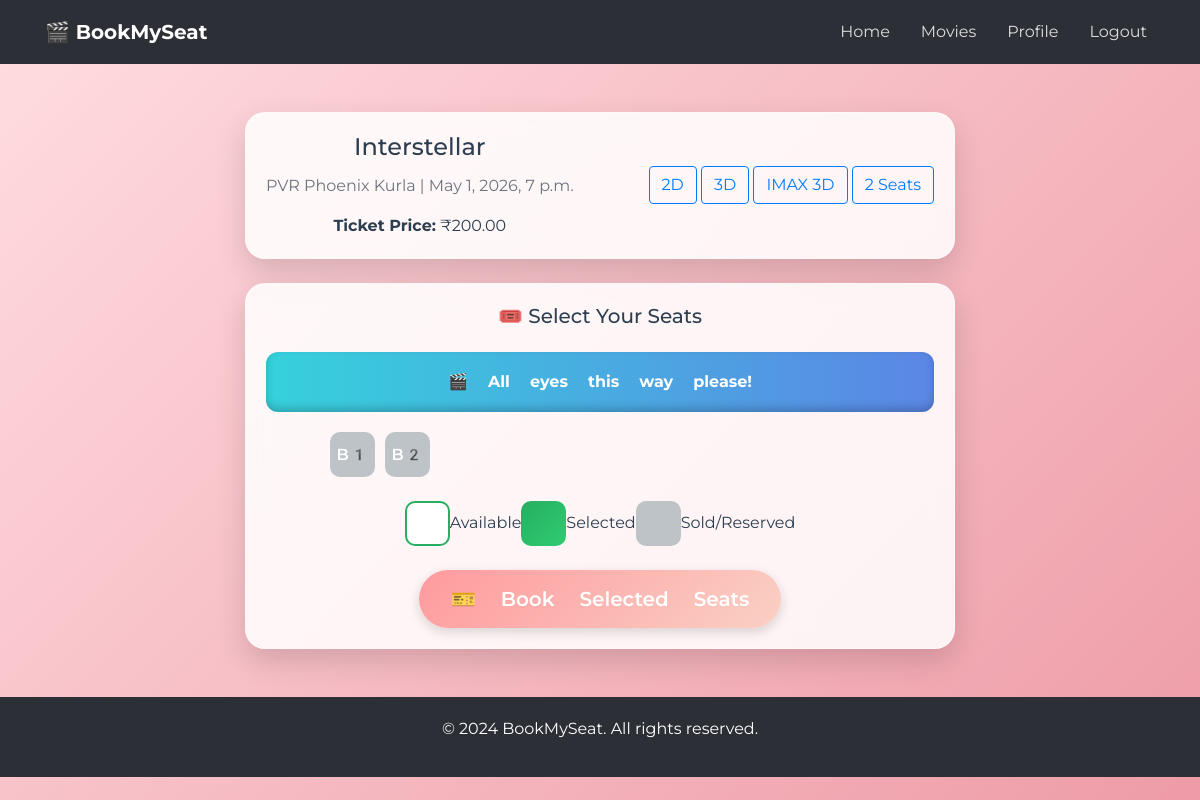
The page /movies/theater/1/seats/book/ (signed in) on the database as committed earlier.
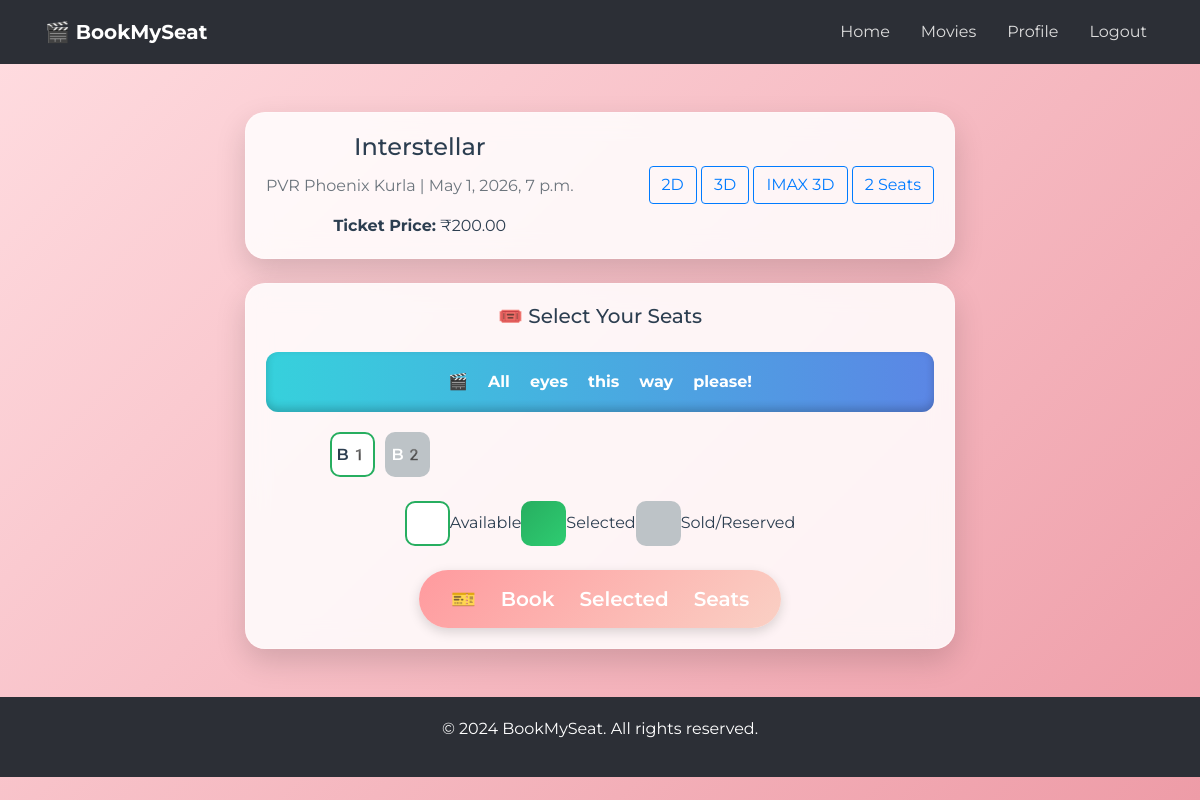
The same page on the database as committed later.
### movies/models.py (models this page shows, shortened)
class Theater(models.Model):
    name = models.CharField(max_length=255)
    movie = models.ForeignKey(Movie, on_delete=models.CASCADE, related_name='theaters')
    time = models.DateTimeField()
    ticket_price = models.DecimalField(max_digits=6, decimal_places=2, default=200.00)

class Movie(models.Model):
    name = models.CharField(max_length=255)
    genre = models.CharField(max_length=100, default="Unknown")
    language = models.CharField(max_length=100, default="Unknown")
    trailer_url = models.URLField(blank=True, null=True)
    image = models.ImageField(upload_to="movies/")
    rating = models.DecimalField(max_digits=3, decimal_places=1)
    cast = models.TextField()
    description = models.TextField(blank=True, null=True)

class Seat(models.Model):
    theater = models.ForeignKey(Theater, on_delete=models.CASCADE, related_name='seats')
    seat_number = models.CharField(max_length=10)
    is_booked = models.BooleanField(default=False)
    reserved_until = models.DateTimeField(null=True, blank=True)  # ✅ NEW
    def is_reserved(self):
        return self.reserved_until and self.reserved_until > timezone.now()

### movies/views.py (the view, shortened to what this page needs)
# urls.py: path('theater/<int:theater_id>/seats/book/', views.book_seats, name='book_seats'),
@login_required(login_url='/login/')
def book_seats(request, theater_id):
    theater = get_object_or_404(Theater, id=theater_id)
    seats = Seat.objects.filter(theater=theater)
    return render(request, 'movies/seat_selection.html', {
        'theater': theater,
        'seats': seats
    })

### bookmyseat/bookmyseat/templates/movies/seat_selection.html (shortened to what this page needs)
{% extends "users/basic.html" %}
{% block content %}
<div class="container mt-5">
  <div class="row">
    <div class="col-lg-8 mx-auto">
      <div class="card premium-card mb-4">
        <div class="card-body">
          <div class="d-flex justify-content-between align-items-center flex-wrap">
            <div>
              <h4 class="card-title fw-bold">{{ theater.movie.name }}</h4>
              <p class="card-text text-muted">
                {{ theater.name }} | {{ theater.time }}
              </p>
              <p class="card-text"><strong>Ticket Price:</strong> ₹{{ theater.ticket_price }}</p>
            </div>
            <div class="mt-2 mt-sm-0">
              <button class="btn btn-outline-primary me-2 mb-2 mb-sm-0 rounded-pill">2D</button>
              <button class="btn btn-outline-primary me-2 mb-2 mb-sm-0 rounded-pill">3D</button>
              <button class="btn btn-outline-primary mb-2 mb-sm-0 rounded-pill">IMAX 3D</button>
              <button class="btn btn-outline-primary mb-2 mb-sm-0 rounded-pill">
                {{ seats|length }} Seats
              </button>
            </div>
          </div>
        </div>
      </div>
      <div class="card premium-card">
        <div class="card-body">
          <h5 class="card-title text-center mb-4 fw-bold">🎟️ Select Your Seats</h5>
          <div class="screen">🎬 All eyes this way please!</div>
          <form method="POST">
            <div class="seat-grid mb-4">
              {% for seat in seats %}
              <div class="seat {% if seat.is_booked or seat.is_reserved %}sold{% endif %}" data-seat-id="{{ seat.id }}">
                {% if not seat.is_booked and not seat.is_reserved %}
                  <label for="seat-{{ seat.id }}" class="w-100 h-100 d-flex align-items-center justify-content-center">
                    {{ seat.seat_number }}
                  </label>
                {% else %}
                  {{ seat.seat_number }}
                {% endif %}
              </div>
              {% endfor %}
            </div>
            <div class="d-flex justify-content-center mb-4">
              <div class="d-flex align-items-center me-4">
                <div class="seat"></div>
                <span class="ms-2">Available</span>
              </div>
              <div class="d-flex align-items-center me-4">
                <div class="seat selected"></div>
                <span class="ms-2">Selected</span>
              </div>
              <div class="d-flex align-items-center">
                <div class="seat sold"></div>
                <span class="ms-2">Sold/Reserved</span>
              </div>
            </div>
            <div class="text-center">
              <button type="submit" class="btn btn-gradient btn-lg btn-premium">
                🎫 Book Selected Seats
              </button>
            </div>
          </form>
        </div>
      </div>
    </div>
  </div>
</div>
<link rel="stylesheet" href="https://cdnjs.cloudflare.com/ajax/libs/font-awesome/6.0.0-beta3/css/all.min.css">
{% endblock %}

### bookmyseat/bookmyseat/templates/users/basic.html (shortened to what this page needs)
<!DOCTYPE html>
<html lang="en">
  <head>
    <link
      rel="stylesheet"
      href="https://maxcdn.bootstrapcdn.com/bootstrap/4.0.0/css/bootstrap.min.css"
    />
    <link
      href="https://cdn.jsdelivr.net/npm/bootstrap-icons/font/bootstrap-icons.css"
      rel="stylesheet"
    />
  </head>
  <body>
    <nav class="navbar navbar-expand-lg navbar-dark">
      <div class="container">
        <a class="navbar-brand" href="/">🎬 BookMySeat</a>
        <div class="collapse navbar-collapse" id="navbarNav">
          <ul class="navbar-nav ml-auto">
            {% if user.is_authenticated %}
            <li class="nav-item">
              <a class="nav-link" href="/">Home</a>
            </li>
            <li class="nav-item">
              <a class="nav-link" href="/movies">Movies</a>
            </li>
            <li class="nav-item">
              <a class="nav-link" href="{% url 'profile' %}">Profile</a>
            </li>
            <li class="nav-item">
              <form method="POST" action="{% url 'logout' %}">
                <button class="nav-link" style="border:none;background:none;">
                  Logout
                </button>
              </form>
            </li>
            {% endif %}
          </ul>
        </div>
      </div>
    </nav>
    <div class="container mt-4">
      {% block content %}{% endblock %}
    </div>
    <footer class="footer mt-5">
      <div class="container text-center">
        <p>© 2024 BookMySeat. All rights reserved.</p>
      </div>
    </footer>
  </body>
</html>

### bookmyseat/bookmyseat/templates/users/basic.html (style rules this page uses)
body { font-family: "Poppins", sans-serif; background: linear-gradient(to right, #f8cdda, #f7a1b5); min-height: 100vh; }
.navbar { background-color: #2c2f36 !important; padding: 12px 20px; }
.navbar-brand { color: #fff !important; font-weight: bold; font-size: 20px; }
.navbar-nav .nav-link { color: #ddd !important; margin-left: 15px; }
.card { border: none; border-radius: 20px; overflow: hidden; transition: transform 0.3s ease, box-shadow 0.3s ease; }
.card-body { text-align: center; }
.footer { background-color: #2c2f36; color: #fff; padding: 20px 0; }

### bookmyseat/bookmyseat/templates/movies/seat_selection.html (style rules this page uses)
body { font-family: 'Montserrat', 'Noto Color Emoji', sans-serif; background: linear-gradient(135deg, #ffdde1, #ee9ca7); color: #2c3e50; }
.premium-card { background: rgba(255, 255, 255, 0.85); backdrop-filter: blur(12px); border-radius: 20px; border: 1px solid rgba(255,255,255,0.3); box-shadow: 0 12px 30px rgba(0,0,0,0.15); transition: transform 0.3s ease, box-shadow 0.3s ease; }
.seat-grid { display: grid; grid-template-columns: repeat(10, 45px); gap: 10px; justify-content: center; margin-top: 20px; }
.seat { width: 45px; height: 45px; border: 2px solid #27ae60; text-align: center; line-height: 45px; cursor: pointer; border-radius: 10px; font-weight: 600; transition: all 0.3s ease; background: #ffffff; font-family: 'Noto Color Emoji', 'Montserrat', sans-serif; }
.seat.selected { background: linear-gradient(135deg,#27ae60,#2ecc71); color: #fff; border: none; }
.seat.sold { background: #bdc3c7; color: #fff; cursor: not-allowed; border: none; }
.screen { margin: 20px auto; background: linear-gradient(90deg,#36D1DC,#5B86E5); height: 60px; text-align: center; line-height: 60px; color: #fff; font-weight: 700; border-radius: 12px; box-shadow: inset 0 -4px 8px rgba(0,0,0,0.2); font-family: 'Noto Color Emoji', 'Montserrat', sans-serif; }
.btn-premium { border-radius: 30px; padding: 12px 30px; font-weight: 600; font-family: 'Noto Color Emoji', 'Montserrat', sans-serif; box-shadow: 0 4px 12px rgba(0,0,0,0.15); transition: all 0.3s ease; }
.btn-gradient { background: linear-gradient(135deg, #ff9a9e, #fad0c4); color: #fff; border: none; border-radius: 30px; padding: 14px 32px; font-weight: 600; transition: background 0.3s ease; }

Rows that differ between the two databases and show on the page:
changed Seat (number 1 of 2 on the later page): is_booked True → False (drawn)
